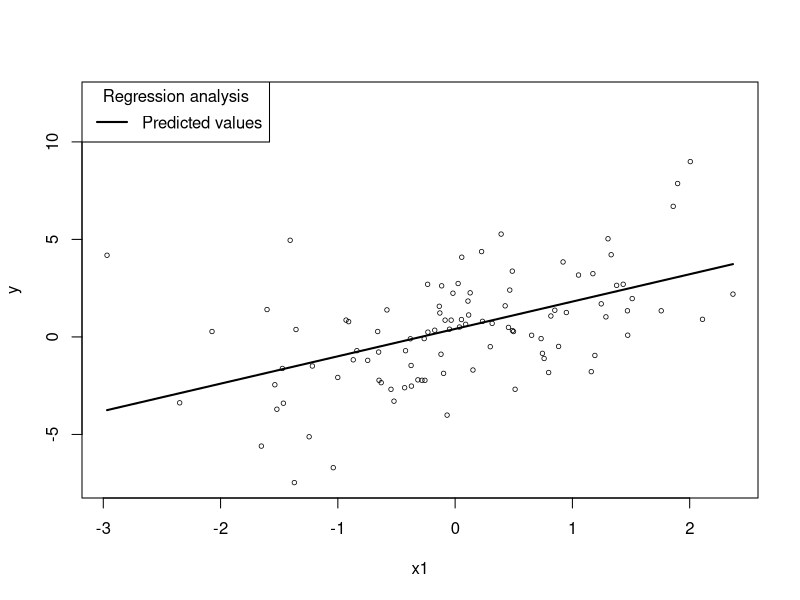
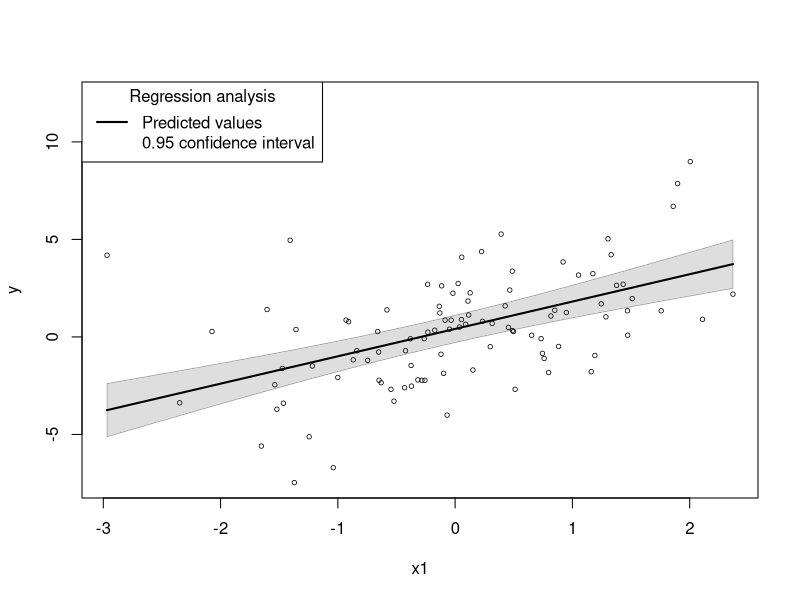
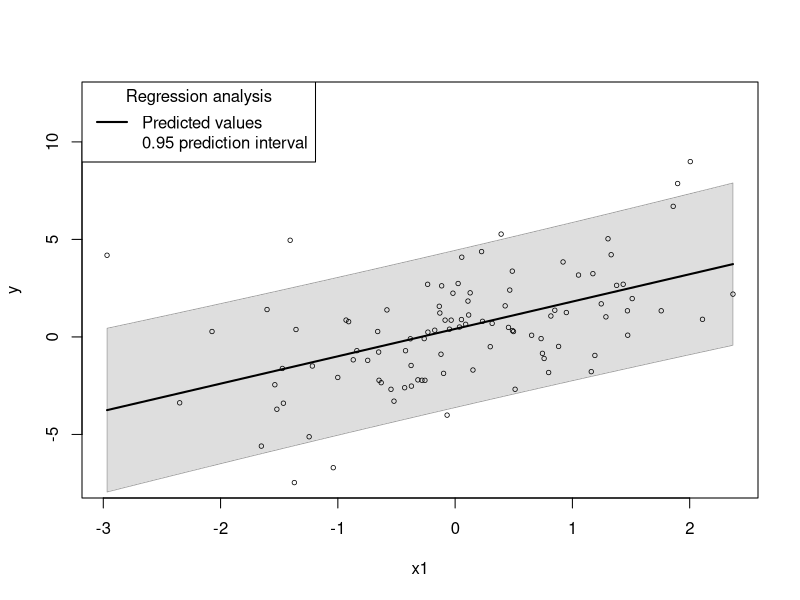
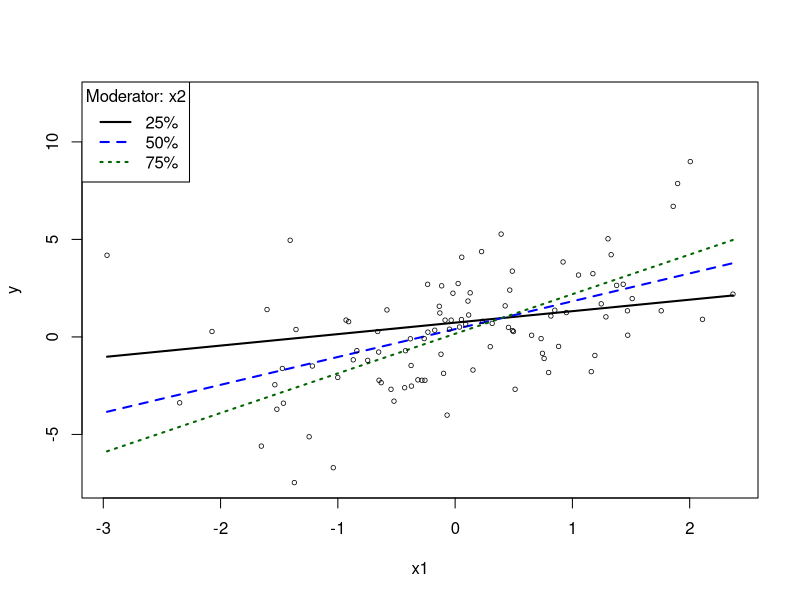
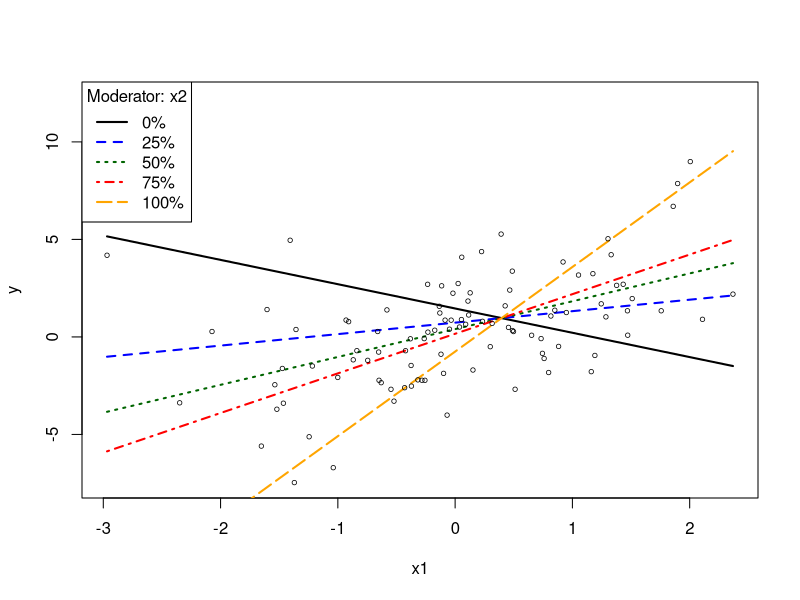
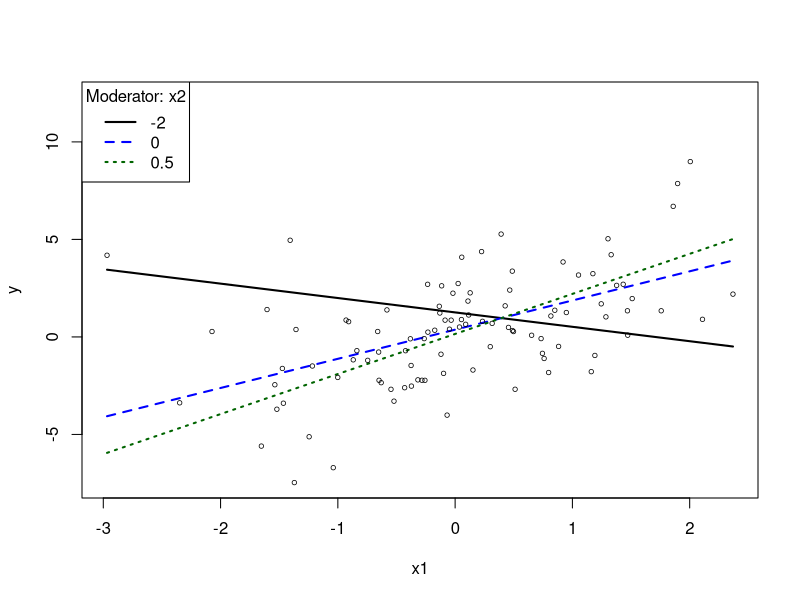
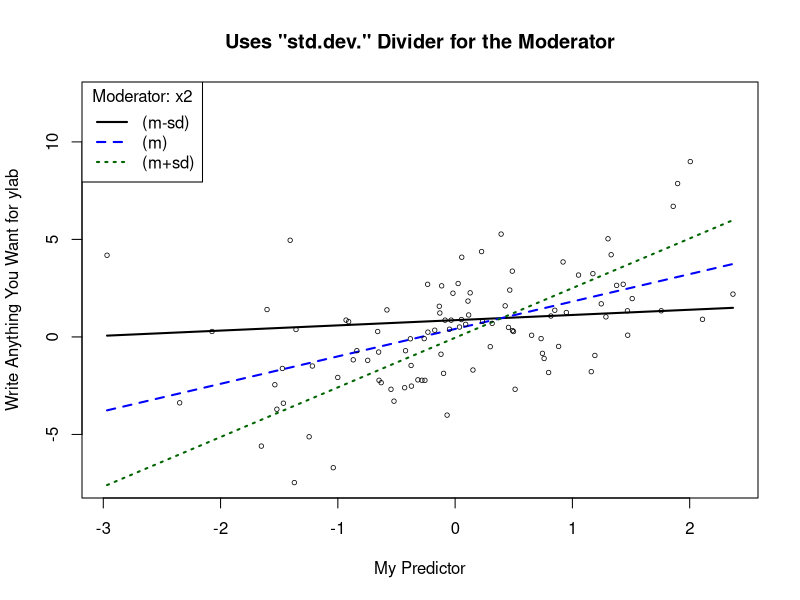
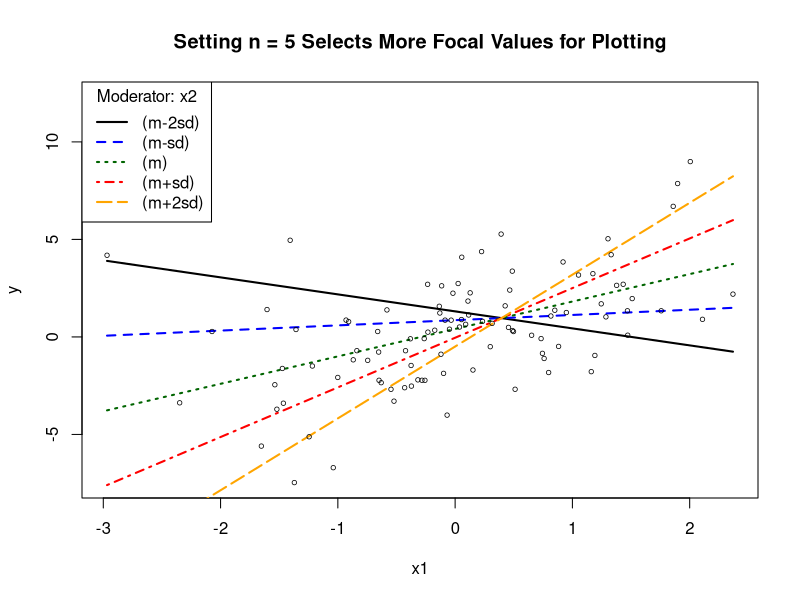

Write R code to recreate these figures, in order. (Note: this script raises an error after producing the figures.)
library(rockchalk)


### Name: plotSlopes
### Title: Generic function for plotting regressions and interaction
###   effects
### Aliases: plotSlopes plotSlopes.lm

### ** Examples

## Manufacture some predictors
set.seed(12345)

dat <- genCorrelatedData2 (N = 100, means = rep(0,4), sds = 1, rho = 0.2,
                           beta = c(0.3, 0.5, -0.45, 0.5, -0.1, 0, 0.6),
                           stde = 2)

dat$xcat1 <- gl(2, 50, labels = c("M", "F"))
dat$xcat2 <- cut(rnorm(100), breaks = c(-Inf, 0, 0.4, 0.9, 1, Inf),
                 labels = c("R", "M", "D", "P", "G"))
## incorporate effect of categorical predictors
dat$y <- dat$y + 1.9 * dat$x1 * contrasts(dat$xcat1)[dat$xcat1] +
           contrasts(dat$xcat2)[dat$xcat2 , ] %*% c(0.1, -0.1, 0, 0.2)

m1 <- lm(y ~ x1 * x2 + x3 + x4 + xcat1 + xcat2, data = dat)
summary(m1)

## New in rockchalk 1.7.x. No modx required:
plotSlopes(m1, plotx = "x1")

## Confidence interval, anybody?
plotSlopes(m1, plotx = "x1", interval = "conf")

## Prediction interval.
plotSlopes(m1, plotx = "x1", interval = "pred")

## Now experiment with a moderator variable
## let default quantile algorithm do its job
plotSlopes(m1, plotx = "x1", modx = "x2")
## previous uses default equivalent to
## plotSlopes(m1, plotx = "x1", modx = "x2", modxVals = "quantile")
## Want more focal values?
plotSlopes(m1, plotx = "x1", modx = "x2", n = 5)
## Pick focal values yourself?
plotSlopes(m1, plotx = "x1", modx = "x2", modxVals = c(-2, 0, 0.5))
## Alternative algorithm?
plotSlopes(m1, plotx = "x1", modx = "x2", modxVals = "std.dev.",
           main = "Uses \"std.dev.\" Divider for the Moderator",
           xlab = "My Predictor", ylab = "Write Anything You Want for ylab")

## Will catch output object from this one
m1ps <- plotSlopes(m1, plotx = "x1", modx = "x2", modxVals = "std.dev.", n = 5,
                 main = "Setting n = 5 Selects More Focal Values for Plotting")

m1ts <- testSlopes(m1ps)

plot(m1ts)

### Examples with categorical Moderator variable

m3 <- lm (y ~ x1 + xcat1, data = dat)
summary(m3)
plotSlopes(m3, modx = "xcat1", plotx = "x1")
plotSlopes(m3, modx = "xcat1", plotx = "x1", interval = "predict")


m4 <- lm (y ~ x1 * xcat1, data = dat)
summary(m4)
plotSlopes(m4, modx = "xcat1", plotx = "x1")
plotSlopes(m4, modx = "xcat1", plotx = "x1", interval = "conf")


m5 <- lm (y ~ x1 + x2 + x1 * xcat2, data = dat)
summary(m5)
plotSlopes(m5, modx = "xcat2", plotx = "x1")
m5ps <- plotSlopes(m5, modx = "xcat2", plotx = "x1", interval = "conf")

testSlopes(m5ps)



## Now examples with real data. How about Chilean voters?
library(car)
m6 <- lm(statusquo ~ income * sex, data = Chile)
summary(m6)
plotSlopes(m6, modx = "sex", plotx = "income")
plotSlopes(m6, modx = "sex", plotx = "income", col = c("yellow", "blue"))


m7 <- lm(statusquo ~ region * income, data= Chile)
summary(m7)
plotSlopes(m7, plotx = "income", modx = "region")

plotSlopes(m7, plotx = "income", modx = "region", plotPoints = FALSE)
plotSlopes(m7, plotx = "income", modx = "region", plotPoints = FALSE,
           interval = "conf")
plotSlopes(m7, plotx = "income", modx = "region", modxVals = c("SA","S", "C"),
           plotPoints = FALSE, interval = "conf")
## Same, choosing 3 most frequent values
plotSlopes(m7, plotx = "income", modx = "region", n = 3, plotPoints = FALSE,
           interval = "conf")


m8 <- lm(statusquo ~ region * income + sex + age, data= Chile)
summary(m8)
plotSlopes(m8, modx = "region", plotx = "income")


m9 <- lm(statusquo ~ income * age + education + sex + age, data = Chile)
summary(m9)
plotSlopes(m9, modx = "income", plotx = "age")

plotSlopes(m9, modx = "income", plotx = "age", plotPoints = FALSE)


## Convert education to numeric, for fun
Chile$educationn <- as.numeric(Chile$education)
m10 <- lm(statusquo ~ income * educationn + sex + age, data = Chile)
summary(m10)
plotSlopes(m10, plotx = "educationn",  modx = "income")

## Now, the occupational prestige data. Please note careful attention
## to consistency of colors selected
data(Prestige)
m11 <- lm(prestige ~ education * type, data = Prestige)

plotSlopes(m11, plotx = "education", modx = "type", interval = "conf")
dev.new()
plotSlopes(m11, plotx = "education", modx = "type",
           modxVals = c("prof"), interval = "conf")
dev.new()
plotSlopes(m11, plotx = "education", modx = "type",
           modxVals = c("bc"), interval = "conf")
dev.new()
plotSlopes(m11, plotx = "education", modx = "type",
           modxVals = c("bc", "wc"), interval = "conf")
